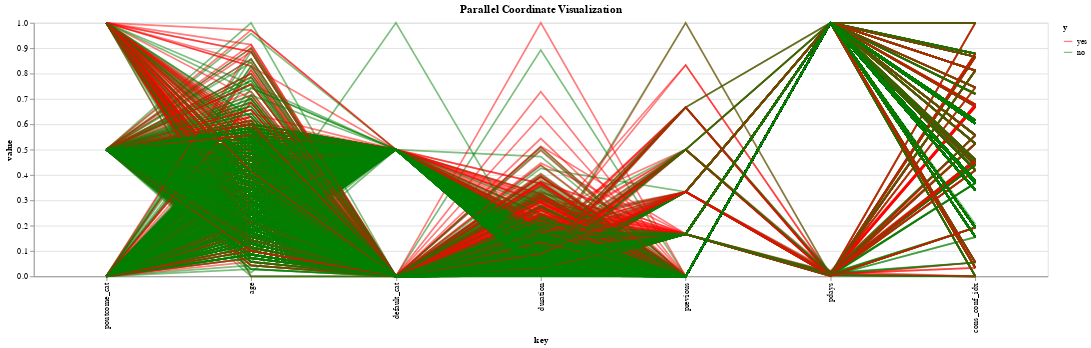

Notebook code for this chart:
### Markdown cell above
# &nbsp;$\color{Blue}{\text{3. Implementation}}$

### Code cell
selected_features = ['poutcome_cat', 'age', 'default_cat', 'duration', 'previous','pdays','cons_conf_idx']
selected_df = df[selected_features]
selected_df
df_norm = (selected_df - selected_df.min())/(selected_df.max() - selected_df.min())
df_norm['y'] = df['y']

parallel = alt.Chart(data = df_norm,
          title = 'Parallel Coordinate Visualization').transform_window(
    index='count()'
).transform_fold(
    selected_features
).mark_line().encode(
    alt.X('key:N',sort = None),
    y='value:Q',
    color = alt.Color('y:N', scale = alt.Scale(domain = ['yes', 'no'],
                      range = ['red', 'green'])),
    detail='index:N',
    opacity=alt.value(0.5)
).properties(
    width = 1200
)
parallel

### Figure 1 — Vega-Lite specification as saved in the notebook (floating-point values rounded to 4 significant figures; data arrays with more than 128 entries replaced by an {"elided": "..."} marker saying what was removed)
{"config": {"view": {"continuousWidth": 400, "continuousHeight": 300}}, "data": {"name": "data-f9cca0bf9ddcdbb3242ad30ad6cc694b"}, "mark": "line", "encoding": {"color": {"field": "y", "scale": {"domain": ["yes", "no"], "range": ["red", "green"]}, "type": "nominal"}, "detail": {"field": "index", "type": "nominal"}, "opacity": {"value": 0.5}, "x": {"field": "key", "sort": null, "type": "nominal"}, "y": {"field": "value", "type": "quantitative"}}, "title": "Parallel Coordinate Visualization", "transform": [{"window": [{"op": "count", "as": "index"}]}, {"fold": ["poutcome_cat", "age", "default_cat", "duration", "previous", "pdays", "cons_conf_idx"]}], "width": 1200, "$schema": "https://vega.github.io/schema/vega-lite/v4.17.0.json", "datasets": {"data-f9cca0bf9ddcdbb3242ad30ad6cc694b": {"elided": "4119 records"}}}
